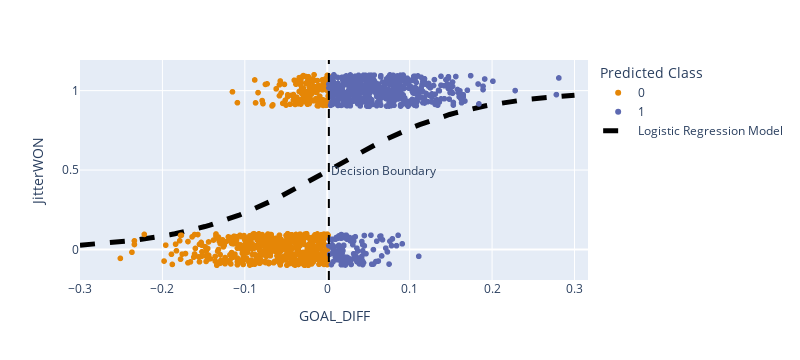

Notebook cell for this chart:
### Code cell
games["Predicted Class"] = pd.Categorical(classes)

test_points = pd.DataFrame({"GOAL_DIFF": np.linspace(-0.3, 0.3, 100)})
test_points["Predicted Prob"] = model.predict_proba(test_points)[:, 1]

fig = px.scatter(games, x="GOAL_DIFF", y="JitterWON", color="Predicted Class")
# Add the logistic regression model predictions
fig.add_trace(go.Scatter(x=test_points["GOAL_DIFF"], y=test_points["Predicted Prob"], 
                         mode="lines", name="Logistic Regression Model", 
                         line_color="black", line_width=5, line_dash="dash"))
fig.add_vline(x = -model.intercept_[0]/model.coef_[0][0], line_dash="dash", 
              line_color="black",
              annotation_text="Decision Boundary", 
              annotation_position="right")

### Figure 1 — Plotly figure (JSON) as saved in the notebook; plotly's stock layout.template omitted (floating-point values rounded to 4 significant figures; data arrays with more than 128 entries replaced by an {"elided": "..."} marker saying what was removed)
{"data": [{"hovertemplate": "Predicted Class=0<br>GOAL_DIFF=%{x}<br>JitterWON=%{y}<extra></extra>", "legendgroup": "0", "marker": {"color": "rgb(229, 134, 6)", "symbol": "circle"}, "mode": "markers", "name": "0", "showlegend": true, "type": "scattergl", "x": {"elided": "650 float values"}, "xaxis": "x", "y": {"elided": "650 float values"}, "yaxis": "y"}, {"hovertemplate": "Predicted Class=1<br>GOAL_DIFF=%{x}<br>JitterWON=%{y}<extra></extra>", "legendgroup": "1", "marker": {"color": "rgb(93, 105, 177)", "symbol": "circle"}, "mode": "markers", "name": "1", "showlegend": true, "type": "scattergl", "x": {"elided": "580 float values"}, "xaxis": "x", "y": {"elided": "580 float values"}, "yaxis": "y"}, {"line": {"color": "black", "dash": "dash", "width": 5}, "mode": "lines", "name": "Logistic Regression Model", "type": "scatter", "x": [-0.3, -0.2939, -0.2879, -0.2818, -0.2758, -0.2697, -0.2636, -0.2576, -0.2515, -0.2455, -0.2394, -0.2333, -0.2273, -0.2212, -0.2152, -0.2091, -0.203, -0.197, -0.1909, -0.1848, -0.1788, -0.1727, -0.1667, -0.1606, -0.1545, -0.1485, -0.1424, -0.1364, -0.1303, -0.1242, -0.1182, -0.1121, -0.1061, -0.1, -0.09394, -0.08788, -0.08182, -0.07576, -0.0697, -0.06364, -0.05758, -0.05152, -0.04545, -0.03939, -0.03333, -0.02727, -0.02121, -0.01515, -0.009091, -0.00303, 0.00303, 0.009091, 0.01515, 0.02121, 0.02727, 0.03333, 0.03939, 0.04545, 0.05152, 0.05758, 0.06364, 0.0697, 0.07576, 0.08182, 0.08788, 0.09394, 0.1, 0.1061, 0.1121, 0.1182, 0.1242, 0.1303, 0.1364, 0.1424, 0.1485, 0.1545, 0.1606, 0.1667, 0.1727, 0.1788, 0.1848, 0.1909, 0.197, 0.203, 0.2091, 0.2152, 0.2212, 0.2273, 0.2333, 0.2394, 0.2455, 0.2515, 0.2576, 0.2636, 0.2697, 0.2758, 0.2818, 0.2879, 0.2939, 0.3], "y": [0.0274, 0.02937, 0.03148, 0.03374, 0.03616, 0.03874, 0.0415, 0.04445, 0.04759, 0.05094, 0.05452, 0.05834, 0.0624, 0.06672, 0.07133, 0.07622, 0.08142, 0.08694, 0.0928, 0.09901, 0.1056, 0.1126, 0.1199, 0.1277, 0.1359, 0.1445, 0.1536, 0.1631, 0.1732, 0.1837, 0.1946, 0.2061, 0.2181, 0.2306, 0.2435, 0.257, 0.2709, 0.2853, 0.3001, 0.3153, 0.331, 0.3471, 0.3635, 0.3802, 0.3972, 0.4145, 0.432, 0.4497, 0.4674, 0.4853, 0.5032, 0.5211, 0.539, 0.5567, 0.5743, 0.5917, 0.6089, 0.6258, 0.6425, 0.6587, 0.6747, 0.6902, 0.7053, 0.72, 0.7342, 0.7479, 0.7612, 0.774, 0.7863, 0.7981, 0.8094, 0.8202, 0.8305, 0.8403, 0.8497, 0.8586, 0.8671, 0.8752, 0.8828, 0.89, 0.8968, 0.9033, 0.9093, 0.9151, 0.9205, 0.9256, 0.9304, 0.9349, 0.9391, 0.9431, 0.9468, 0.9503, 0.9536, 0.9566, 0.9595, 0.9622, 0.9647, 0.9671, 0.9693, 0.9714]}], "layout": {"annotations": [{"showarrow": false, "text": "Decision Boundary", "x": 0.001942, "xanchor": "left", "xref": "x", "y": 0.5, "yanchor": "middle", "yref": "y domain"}], "height": 360, "legend": {"title": {"text": "Predicted Class"}, "tracegroupgap": 0}, "margin": {"t": 60}, "shapes": [{"line": {"color": "black", "dash": "dash"}, "type": "line", "x0": 0.001942, "x1": 0.001942, "xref": "x", "y0": 0, "y1": 1, "yref": "y domain"}], "width": 800, "xaxis": {"anchor": "y", "autorange": true, "domain": [0, 1], "range": [-0.3, 0.3165], "title": {"text": "GOAL_DIFF"}, "type": "linear"}, "yaxis": {"anchor": "x", "autorange": true, "domain": [0, 1], "range": [-0.1919, 1.193], "title": {"text": "JitterWON"}, "type": "linear"}}}
